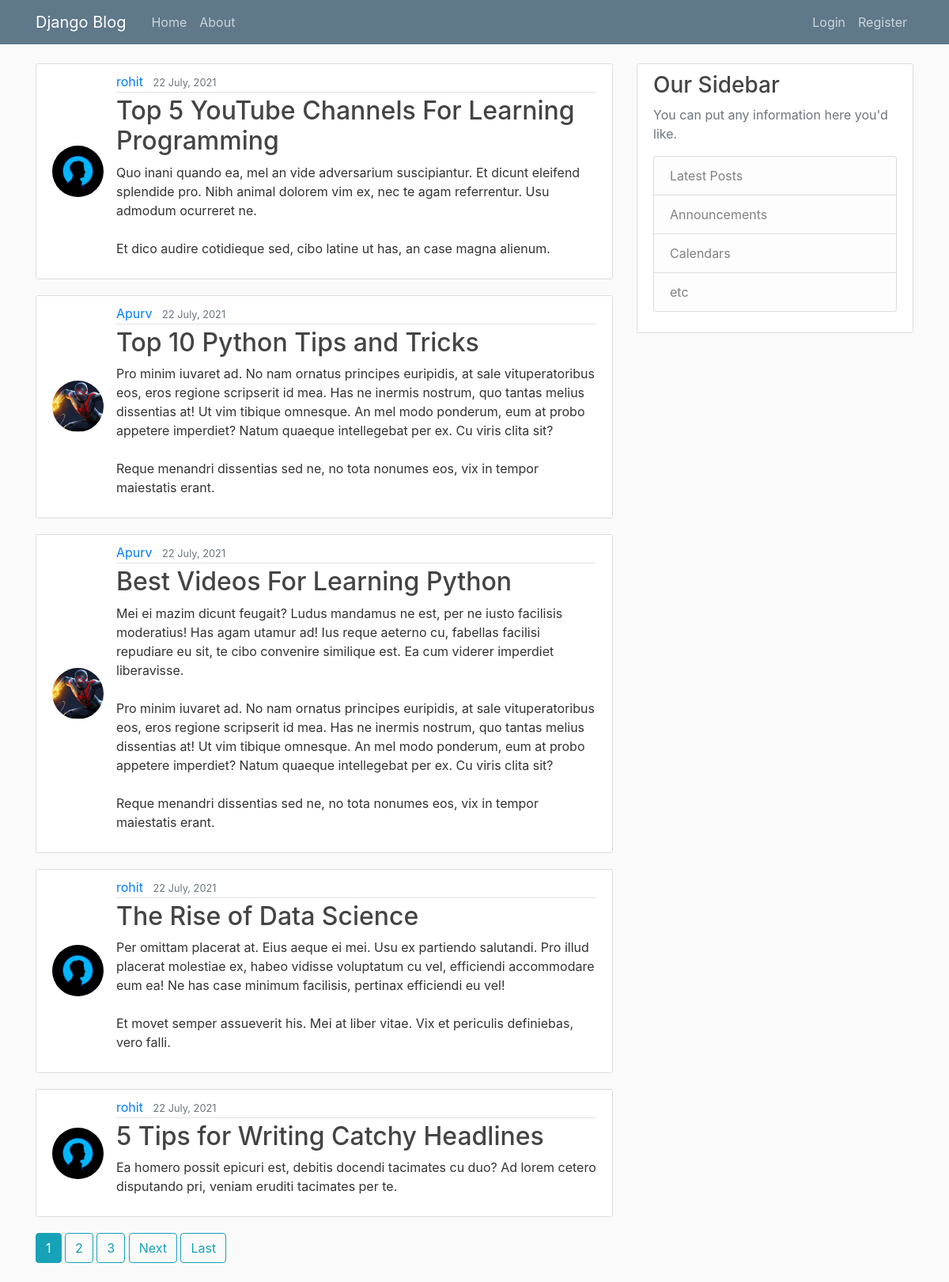
The page / on the database its author committed.
### blog/models.py (models this page shows, shortened)
class Post(models.Model):
    title = models.CharField(max_length=100)
    content = models.TextField()
    date_posted = models.DateTimeField(default=timezone.now)
    author = models.ForeignKey(User, on_delete=models.CASCADE)

### users/models.py (models this page shows, shortened)
class profile(models.Model):
    User = models.OneToOneField(User, on_delete=models.CASCADE)
    image = models.ImageField(default = "default.jpg", upload_to='profile_pics')

### blog/views.py (the view)
# urls.py: path('', PostListView.as_view(), name='blog-home'),
class PostListView(ListView):
    model = Post
    template_name = 'blog/home.html'
    context_object_name = 'posts'
    ordering = ['-date_posted']
    paginate_by = 5

### blog/templates/blog/home.html (shortened to what this page needs)
{% extends "blog/base.html" %}
{% block content %}
    {% for post in posts %}
        <article class="media content-section">
          <img class="article-img rounded-circle" src="{{ post.author.profile.image.url }}" alt="">
          <div class="media-body">
            <div class="article-metadata">
              <a class="mr-2" href="{% url 'user-posts' post.author.username %}">{{ post.author }}</a>
              <small class="text-muted">{{ post.date_posted|date:'d F, Y' }}</small>
            </div>
            <h2><a class="article-title" href="{% url 'post-detail' post.id %}">{{ post.title }}</a></h2>
            <p class="article-content">{{ post.content }}</p>
          </div>
        </article>
    {% endfor %}
    {% if is_paginated %}
        {% for num in page_obj.paginator.page_range %}
          {% if page_obj.number == num %}
              <a href="?page={{num}}" class='btn btn-info mb-4'>{{num}}</a>
            {% elif num > page_obj.number|add:'-3' and num < page_obj.number|add:'3' %}
              <a href="?page={{num}}" class='btn btn-outline-info mb-4'>{{num}}</a>
          {% endif %}
        {% endfor %}
        {% if page_obj.has_next %}
        <a href="?page={{page_obj.next_page_number}}" class='btn btn-outline-info mb-4'>Next</a>
        <a href="?page={{page_obj.paginator.num_pages}}" class='btn btn-outline-info mb-4'>Last</a>
        {% endif %}
    {% endif %}
{% endblock content %}

### blog/templates/blog/base.html (shortened to what this page needs)
{% load static %}
<!DOCTYPE html>
<html>
<head>
  <link rel="stylesheet" href="https://maxcdn.bootstrapcdn.com/bootstrap/4.0.0/css/bootstrap.min.css"
>
  <link rel="stylesheet" type="text/css" href="{% static 'blog/main.css' %}">
</head>
<body>
  <header class="site-header">
    <nav class="navbar navbar-expand-md navbar-dark bg-steel fixed-top">
      <div class="container">
        <a class="navbar-brand mr-4" href="{% url 'blog-home' %}">Django Blog</a>
        <div class="collapse navbar-collapse" id="navbarToggle">
          <div class="navbar-nav mr-auto">
            <a class="nav-item nav-link" href="{% url 'blog-home' %}">Home</a>
            <a class="nav-item nav-link" href="{% url 'blog-about' %}">About</a>
          </div>
          <div class="navbar-nav">
            {% if user.is_authenticated %}
            <a class="nav-item nav-link" href="{% url 'post-create' %}">New Post</a>
            <a class="nav-item nav-link" href="{% url 'profile' %}">Profie</a>
            <a class="nav-item nav-link" href="{% url 'logout' %}">Logout</a>
            {% else %}
            <a class="nav-item nav-link" href="{% url 'login' %}">Login</a>
            <a class="nav-item nav-link" href="{% url 'register' %}">Register</a>
            {% endif %}
          </div>
        </div>
      </div>
    </nav>
  </header>
  <main role="main" class="container">
    <div class="row">
      <div class="col-md-8">
        {% block content %}{% endblock %}
      </div>
      <div class="col-md-4">
        <div class="content-section">
          <h3>Our Sidebar</h3>
          <p class='text-muted'>You can put any information here you'd like.
          <ul class="list-group">
            <li class="list-group-item list-group-item-light">Latest Posts</li>
            <li class="list-group-item list-group-item-light">Announcements</li>
            <li class="list-group-item list-group-item-light">Calendars</li>
            <li class="list-group-item list-group-item-light">etc</li>
          </ul>
          </p>
        </div>
      </div>
    </div>
  </main>
</body>
</html>

### blog/static/blog/main.css (style rules this page uses)
body { background: #fafafa; color: #333333; margin-top: 5rem; }
h1, h2, h3, h4, h5, h6 { color: #444444; }
ul { margin: 0; }
.bg-steel { background-color: #5f788a; }
.site-header .navbar-nav .nav-link { color: #cbd5db; }
.content-section { background: #ffffff; padding: 10px 20px; border: 1px solid #dddddd; border-radius: 3px; margin-bottom: 20px; align-items: center; }
.article-title { color: #444444; }
.article-content { white-space: pre-line; }
.article-img { height: 65px; width: 65px; margin-right: 16px; }
.article-metadata { padding-bottom: 1px; margin-bottom: 4px; border-bottom: 1px solid #e3e3e3 }

### rows shown on the page
Post: author.profile.image (placeholder picture), author "rohit", date_posted "22 July, 2021", title "Top 5 YouTube Channels For Learning Programming", content "Quo inani quando ea, mel an vide adversarium suscipiantur. Et dicunt eleifend splendide pro. Nibh animal dolorem vim ex, nec te agam referrentur. Usu admodum ocurreret ne. Et dico audire cotidieque sed, cibo latine ut has, an case magna alienum."
Post: author.profile.image (picture), author "Apurv", date_posted "22 July, 2021", title "Top 10 Python Tips and Tricks", content "Pro minim iuvaret ad. No nam ornatus principes euripidis, at sale vituperatoribus eos, eros regione scripserit id mea. Has ne inermis nostrum, quo tantas melius dissentias at! Ut vim tibique omnesque. An mel modo ponderum, eum at probo appetere imperdiet? Natum quaeque intellegebat per ex. Cu viris clita sit? Reque menandri dissentias sed ne, no tota nonumes eos, vix in tempor maiestatis erant."
Post: author.profile.image (picture), author "Apurv", date_posted "22 July, 2021", title "Best Videos For Learning Python", content "Mei ei mazim dicunt feugait? Ludus mandamus ne est, per ne iusto facilisis moderatius! Has agam utamur ad! Ius reque aeterno cu, fabellas facilisi repudiare eu sit, te cibo convenire similique est. Ea cum viderer imperdiet liberavisse. Pro minim iuvaret ad. No nam ornatus principes euripidis, at sale vituperatoribus eos, eros regione scripserit id mea. Has ne inermis nostrum, quo tantas melius dissentias at! Ut vim tibique omnesque. An mel modo ponderum, eum at probo appetere imperdiet? Natum quaeque intellegebat per ex. Cu viris clita sit? Reque menandri dissentias sed ne, no tota nonumes eos, vix in tempor maiestatis erant."
Post: author.profile.image (placeholder picture), author "rohit", date_posted "22 July, 2021", title "The Rise of Data Science", content "Per omittam placerat at. Eius aeque ei mei. Usu ex partiendo salutandi. Pro illud placerat molestiae ex, habeo vidisse voluptatum cu vel, efficiendi accommodare eum ea! Ne has case minimum facilisis, pertinax efficiendi eu vel! Et movet semper assueverit his. Mei at liber vitae. Vix et periculis definiebas, vero falli."
Post: author.profile.image (placeholder picture), author "rohit", date_posted "22 July, 2021", title "5 Tips for Writing Catchy Headlines", content "Ea homero possit epicuri est, debitis docendi tacimates cu duo? Ad lorem cetero disputando pri, veniam eruditi tacimates per te."

### other values the page prints
{{ num }} "1"
{{ num }} "2" "3"
